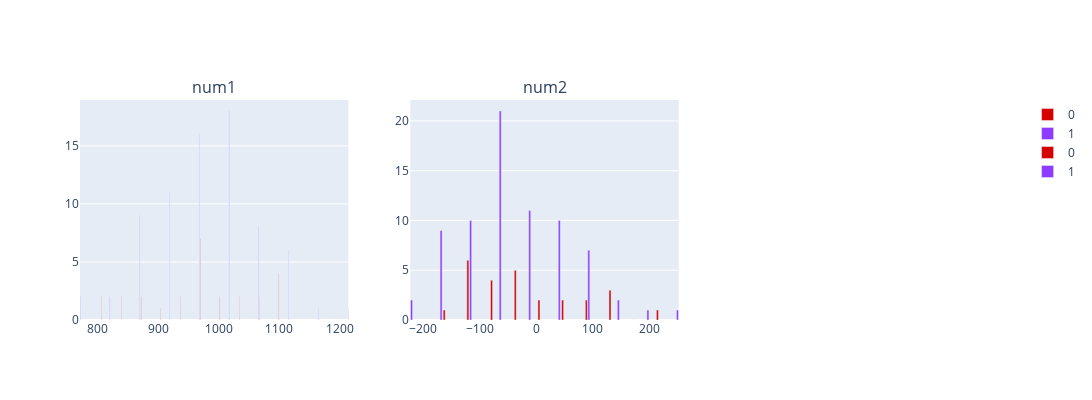

This figure's notebook cell:
### Code cell
p.plot_hist(p.make_hist(cols, n_bins=10))

### Figure 1 — Plotly figure (JSON) as saved in the notebook; plotly's stock layout.template omitted (floating-point values rounded to 4 significant figures)
{"data": [{"marker": {"color": "#d60000"}, "name": "0", "type": "bar", "x": [806.5, 839.0, 871.6, 904.1, 936.6, 969.2, 1002.0, 1034.0, 1067.0, 1099.0, 1132.0], "xaxis": "x", "y": [2, 2, 2, 1, 2, 7, 2, 2, 2, 4], "yaxis": "y"}, {"marker": {"color": "#8c3bff"}, "name": "1", "type": "bar", "x": [770.9, 820.1, 869.4, 918.6, 967.8, 1017.0, 1066.0, 1115.0, 1165.0, 1214.0, 1263.0], "xaxis": "x", "y": [2, 2, 9, 11, 16, 18, 8, 6, 1, 1], "yaxis": "y"}, {"marker": {"color": "#d60000"}, "name": "0", "type": "bar", "x": [-162.8, -120.9, -79.11, -37.27, 4.562, 46.4, 88.23, 130.1, 171.9, 213.7, 255.6], "xaxis": "x2", "y": [1, 6, 4, 5, 2, 2, 2, 3, 0, 1], "yaxis": "y2"}, {"marker": {"color": "#8c3bff"}, "name": "1", "type": "bar", "x": [-220.4, -168.2, -116.1, -63.88, -11.71, 40.46, 92.62, 144.8, 197.0, 249.1, 301.3], "xaxis": "x2", "y": [2, 9, 10, 21, 11, 10, 7, 2, 1, 1], "yaxis": "y2"}], "layout": {"annotations": [{"font": {"size": 16}, "showarrow": false, "text": "num1", "x": 0.1444, "xanchor": "center", "xref": "paper", "y": 1, "yanchor": "bottom", "yref": "paper"}, {"font": {"size": 16}, "showarrow": false, "text": "num2", "x": 0.5, "xanchor": "center", "xref": "paper", "y": 1, "yanchor": "bottom", "yref": "paper"}], "autosize": false, "height": 400, "width": 1200, "xaxis": {"anchor": "y", "domain": [0, 0.2889]}, "xaxis2": {"anchor": "y2", "domain": [0.3556, 0.6444]}, "xaxis3": {"anchor": "y3", "domain": [0.7111, 1]}, "yaxis": {"anchor": "x", "domain": [0, 1]}, "yaxis2": {"anchor": "x2", "domain": [0, 1]}, "yaxis3": {"anchor": "x3", "domain": [0, 1]}}}
